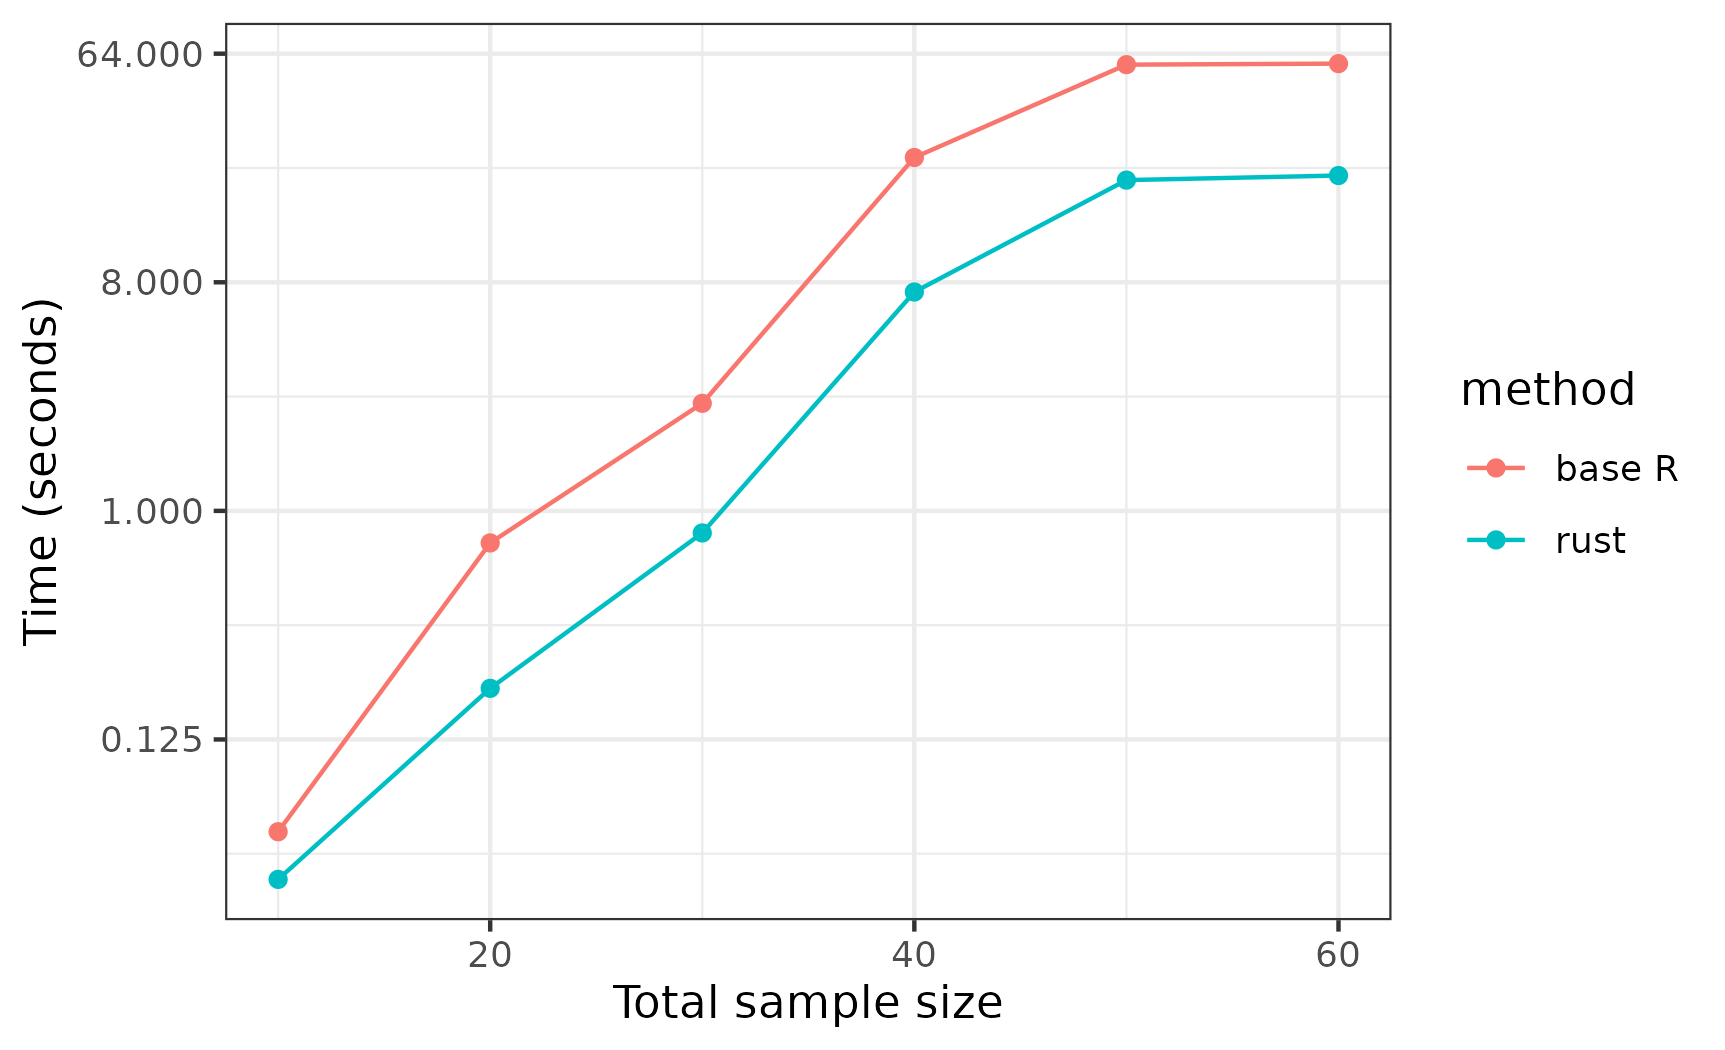

Recreate this plot in R.
library(xactonomial)

xactonomial_speedtest <- function(psi, data, psi0 = NULL, alpha = .05, psi_limits,
                        maxit = 50, chunksize = 500) {

  k <- length(data)
  d_k <- sapply(data, length)
  psi_obs <- do.call(psi, lapply(data, \(x) x / sum(x)) |> unlist() |> list())


  SSpace <- lapply(data, \(x) sspace_multinom(length(x), sum(x)))

  bigdex <- expand_index(sapply(SSpace, nrow))
  psi_hat <- logC <- rep(NA, nrow(bigdex))

  SSpacearr <- array(dim = c(nrow(bigdex), sum(d_k)))

  for(i in 1:nrow(bigdex)) {

    thisS <- lapply(1:length(bigdex[i,]), \(j){
      Sj <- SSpace[[j]][bigdex[i, j],]
      Sj
    })
    SSpacearr[i,] <- unlist(thisS)
    psi_hat[i] <- do.call(psi, lapply(thisS, \(x) x / sum(x)) |> unlist() |> list())
    logC[i] <- sum(sapply(thisS, \(x) log_multinom_coef(x, sum(x))))

  }

  slowtime <- system.time({
    pvalue_psi0_slow(psi0 = psi0, psi = psi, psi_hat = psi_hat,
                psi_obs = psi_obs, maxit = maxit, chunksize = chunksize,
                lower = TRUE, target = 1,
                SSpacearr = SSpacearr, logC = logC, d_k = d_k)
  })[1]

  fasttime <- system.time({
    xactonomial:::pvalue_psi0(psi0 = psi0, psi = psi, psi_hat = psi_hat,
                     psi_obs = psi_obs, maxit = maxit, chunksize = chunksize,
                     lower = TRUE, target = 1,
                     SSpacearr = SSpacearr, logC = logC, d_k = d_k)
  })[1]

  c(slowtime, fasttime)



}


#' Compute a p value for the test of psi <= psi0
#'
#' @param psi0 The null value
#' @param psi The function of interest
#' @param psi_hat The vector of psi values at each element of the sample space
#' @param psi_obs The observed estimate
#' @param maxit Maximum iterations
#' @param chunksize Chunk size
#' @param lower Do a one sided test of the null that it is less than psi0, otherwise greater.
#' @param target Stop the algorithm if p >= target (for speed)
#' @param SSpacearr The sample space array
#' @param logC The log multinomial coefficient
#' @param d_k The vector of dimensions
#' @returns A p-value
#'

pvalue_psi0_slow <- function(psi0, psi, psi_hat, psi_obs, maxit, chunksize,
                        lower = TRUE, target,
                        SSpacearr, logC, d_k) {

  minus1 <- if(lower) 1 else -1
  II <- if(lower) psi_hat >= psi_obs else psi_hat <= psi_obs

  seqmaxes <- rep(NA, maxit)
  for(i in 1:maxit) {
    theta_cands <- do.call("cbind", lapply(d_k, \(i) get_theta_random(i, chunksize)))

    these_probs <- calc_prob_null(theta_cands, psi, psi0, minus1,
                                   SSpacearr, logC, II)

    if(length(these_probs) == 0) next

    cand <- c(seqmaxes, these_probs)
    if(all(is.na(cand))) seqmaxes[i] <- 1e-12 else {
      seqmaxes[i] <- max(cand, na.rm = TRUE)
    }
    #if(seqmaxes[i] > target + .001) break

  }
  if(all(is.na(seqmaxes))) return(1e-12) else max(seqmaxes, na.rm = TRUE)
}


true_theta <- c(.45, .15, .3, .1, .05, .15, .4, .4)

sample_data <- function(n) {

  T1 <- rmultinom(1, n[1], prob = true_theta[1:4])
  T2 <- rmultinom(1, n[2], prob = true_theta[5:8])

  list(T1 = c(T1), T2 = c(T2))

}

psi <- function(theta) {

  theta1 <- theta[1:4]
  theta2 <- theta[5:8]
  sum(sqrt(theta1 * theta2))

}

psi(true_theta)
set.seed(2024)

nnn <- cbind(seq(5, 30, by = 5), seq(5, 30, by = 5))
res <- NULL

for(i in 5:nrow(nnn)){
data <- sample_data(n = nnn[i,])

time <- xactonomial_speedtest(psi, data, alpha = .05,
                      psi0 = 0.75, psi_limits = c(0,1),
                      maxit = 10, chunksize = 100)


res <- rbind(res, data.frame(totn = rep(sum(nnn[i,]), 2),
                             time = time,
                             method = c("base R", "rust")))
cat(i, "\n")
}

library(ggplot2)
ggplot(res, aes(x = totn, y = time, color = method)) +
  geom_line() + geom_point() + scale_y_continuous("Time (seconds)", trans = "log2") +
  xlab("Total sample size") +
  theme_bw()
ggsave("speedtest.png", width = 5.75, height = 3.5)
